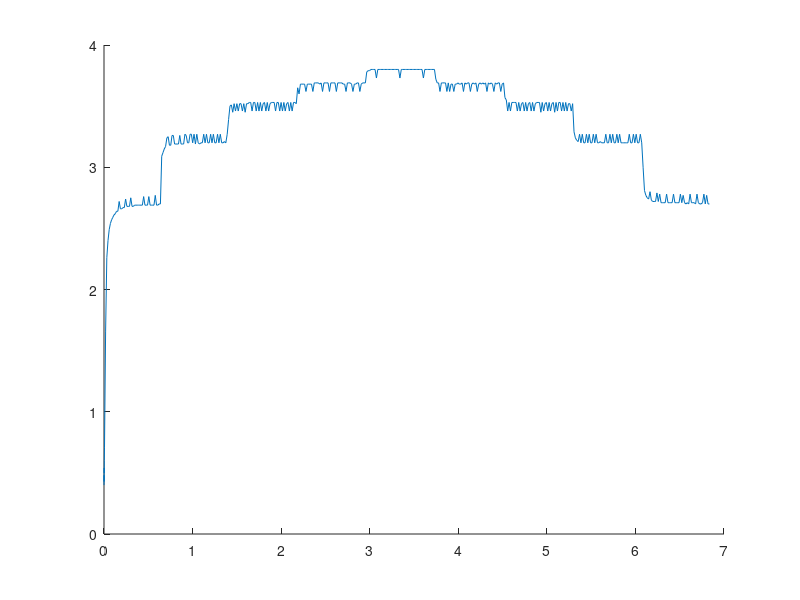

The MATLAB script that drew this image:
s = [0.40
216
0.48
792
0.43
1376
0.54
2008
0.50
2648
0.60
3280
0.71
5680
1.66
18160
2.26
31680
2.40
45200
2.49
58720
2.54
72240
2.57
85760
2.59
99280
2.61
112800
2.62
127360
2.64
141920
2.64
156480
2.72
171040
2.66
185600
2.66
200160
2.67
214720
2.67
229280
2.74
243840
2.68
258400
2.68
272960
2.68
287520
2.75
302080
2.68
316640
2.68
331200
2.69
345760
2.69
360320
2.69
374888
2.69
389440
2.69
404000
2.69
418560
2.69
433120
2.76
447680
2.69
462240
2.69
476800
2.69
491360
2.76
505920
2.69
520480
2.69
535040
2.69
549600
2.69
564160
2.77
578720
2.69
593280
2.69
607840
2.70
622400
2.70
636960
3.09
651520
3.12
666080
3.15
680640
3.17
695200
3.24
709760
3.25
724320
3.18
738880
3.18
753440
3.26
768000
3.26
782560
3.19
797120
3.19
811680
3.19
826240
3.19
840808
3.26
855360
3.19
869920
3.19
884480
3.19
899040
3.27
913600
3.26
928160
3.20
942720
3.20
957280
3.27
971840
3.27
986400
3.20
1000960
3.27
1016560
3.19
1032160
3.27
1047760
3.20
1063360
3.19
1078960
3.20
1094560
3.20
1110160
3.27
1125760
3.20
1141360
3.27
1156960
3.20
1172560
3.20
1188160
3.27
1203760
3.20
1219360
3.27
1234960
3.20
1250560
3.20
1266160
3.27
1281760
3.20
1297360
3.27
1312960
3.20
1328560
3.20
1344160
3.21
1359760
3.20
1375360
3.27
1390960
3.39
1406560
3.50
1422160
3.51
1437760
3.45
1453360
3.52
1468960
3.46
1484560
3.52
1500160
3.46
1515760
3.52
1531360
3.52
1546960
3.46
1562560
3.52
1578160
3.45
1593760
3.52
1609360
3.52
1624960
3.53
1640568
3.53
1656160
3.46
1671760
3.53
1687360
3.53
1702960
3.46
1718560
3.53
1734160
3.46
1749760
3.53
1765364
3.46
1780960
3.52
1796560
3.53
1812160
3.46
1827760
3.53
1843360
3.46
1858960
3.52
1874560
3.53
1890160
3.53
1905768
3.53
1921360
3.46
1936960
3.53
1952560
3.53
1968160
3.46
1983760
3.53
1999360
3.46
2014960
3.53
2030560
3.46
2046160
3.52
2061760
3.53
2077360
3.46
2092960
3.53
2108560
3.46
2124160
3.53
2139760
3.53
2155360
3.52
2170960
3.65
2186560
3.60
2202160
3.68
2217760
3.68
2233360
3.68
2248960
3.68
2264560
3.62
2280160
3.68
2295760
3.68
2311360
3.68
2326960
3.68
2342560
3.62
2358160
3.69
2373760
3.69
2389360
3.69
2404960
3.69
2420560
3.68
2436160
3.69
2451760
3.62
2467360
3.69
2482960
3.69
2498560
3.69
2514160
3.69
2529760
3.62
2545360
3.69
2560960
3.69
2576560
3.69
2592160
3.69
2607760
3.62
2623360
3.69
2638968
3.69
2654560
3.69
2670160
3.69
2685760
3.68
2701360
3.68
2716960
3.62
2732560
3.69
2748160
3.69
2763764
3.69
2779360
3.68
2794960
3.62
2810560
3.68
2826160
3.68
2841760
3.69
2857360
3.69
2872960
3.62
2888560
3.68
2904168
3.69
2919760
3.69
2935360
3.69
2950960
3.78
2966560
3.79
2982160
3.79
2997760
3.80
3013360
3.80
3028960
3.80
3044560
3.80
3060160
3.73
3075760
3.80
3091360
3.80
3106960
3.80
3122560
3.80
3138160
3.80
3153760
3.80
3169360
3.80
3184960
3.80
3200560
3.80
3216160
3.80
3231760
3.80
3247360
3.80
3262960
3.80
3278560
3.80
3294160
3.80
3309760
3.80
3325360
3.73
3340960
3.80
3356560
3.80
3372160
3.80
3387760
3.80
3403360
3.80
3418960
3.80
3434560
3.80
3450160
3.80
3465760
3.80
3481360
3.80
3496960
3.80
3512560
3.80
3528160
3.80
3543760
3.80
3559360
3.80
3574960
3.80
3590560
3.73
3606160
3.80
3621760
3.80
3637368
3.80
3652960
3.80
3668560
3.80
3684160
3.80
3699760
3.80
3715360
3.80
3730960
3.72
3746560
3.69
3762164
3.69
3777760
3.62
3793360
3.69
3808960
3.69
3824560
3.69
3840160
3.69
3855760
3.62
3871360
3.69
3886960
3.62
3902568
3.68
3918160
3.68
3933760
3.62
3949360
3.68
3964960
3.68
3980560
3.69
3996160
3.68
4011760
3.68
4027360
3.69
4042960
3.62
4058560
3.69
4074160
3.68
4089760
3.69
4105360
3.69
4120960
3.62
4136560
3.68
4152160
3.69
4167760
3.68
4183360
3.69
4198960
3.62
4214560
3.68
4230160
3.69
4245760
3.68
4261360
3.69
4276960
3.68
4292560
3.69
4308160
3.62
4323760
3.69
4339360
3.68
4354960
3.69
4370560
3.68
4386160
3.62
4401760
3.69
4417360
3.68
4432960
3.69
4448560
3.69
4464160
3.62
4479760
3.68
4495360
3.69
4510960
3.57
4526560
3.55
4542160
3.46
4557760
3.53
4573360
3.46
4588960
3.53
4604560
3.53
4620160
3.53
4635768
3.53
4651360
3.46
4666960
3.53
4682560
3.46
4698160
3.52
4713760
3.53
4729360
3.46
4744960
3.53
4760564
3.46
4776160
3.52
4791760
3.53
4807360
3.46
4822960
3.53
4838560
3.46
4854160
3.52
4869760
3.53
4885360
3.53
4900968
3.53
4916560
3.45
4932160
3.53
4947760
3.46
4963360
3.52
4978960
3.53
4994560
3.46
5010160
3.53
5025760
3.46
5041360
3.52
5056960
3.53
5072560
3.45
5088160
3.53
5103760
3.46
5119360
3.53
5134960
3.53
5150560
3.46
5166160
3.53
5181760
3.46
5197360
3.53
5212960
3.46
5228560
3.52
5244160
3.52
5259760
3.46
5275360
3.52
5290960
3.29
5306560
3.24
5322160
3.22
5337760
3.21
5353360
3.27
5368960
3.20
5384560
3.27
5400160
3.20
5415760
3.20
5431360
3.27
5446960
3.20
5462560
3.27
5478160
3.20
5493760
3.20
5509360
3.27
5524960
3.20
5540560
3.27
5556160
3.20
5571760
3.20
5587360
3.21
5602960
3.20
5618560
3.20
5634168
3.20
5649760
3.27
5665360
3.20
5680960
3.20
5696560
3.27
5712160
3.20
5727760
3.27
5743360
3.20
5758964
3.20
5774560
3.27
5790160
3.20
5805760
3.27
5821360
3.20
5836960
3.20
5852560
3.20
5868160
3.20
5883760
3.20
5899368
3.20
5914960
3.27
5930560
3.20
5946160
3.20
5961760
3.27
5977360
3.20
5992960
3.27
6008560
3.20
6024160
3.20
6039760
3.27
6055360
3.20
6070960
3.00
6086560
2.81
6102160
2.77
6117760
2.75
6133360
2.74
6148960
2.80
6164560
2.73
6180160
2.72
6195760
2.72
6211360
2.72
6226960
2.79
6242560
2.72
6258160
2.78
6273760
2.71
6289360
2.71
6304960
2.71
6320560
2.71
6336160
2.78
6351760
2.71
6367360
2.71
6382960
2.71
6398560
2.71
6414160
2.78
6429760
2.71
6445360
2.71
6460960
2.71
6476560
2.71
6492160
2.78
6507760
2.71
6523360
2.77
6538960
2.71
6554560
2.70
6570160
2.71
6585760
2.70
6601360
2.78
6616960
2.71
6632568
2.71
6648160
2.71
6663760
2.70
6679360
2.78
6694960
2.71
6710560
2.70
6726160
2.70
6741760
2.71
6757364
2.78
6772960
2.70
6788560
2.77
6804160
2.70
6819760
2.70
6835360
];


v = s(1:2:end,:);  % odd matrix

t = s(2:2:end,:);  % even matrix
t = t * 10^(-6);
hold on;
plot(t,v);
